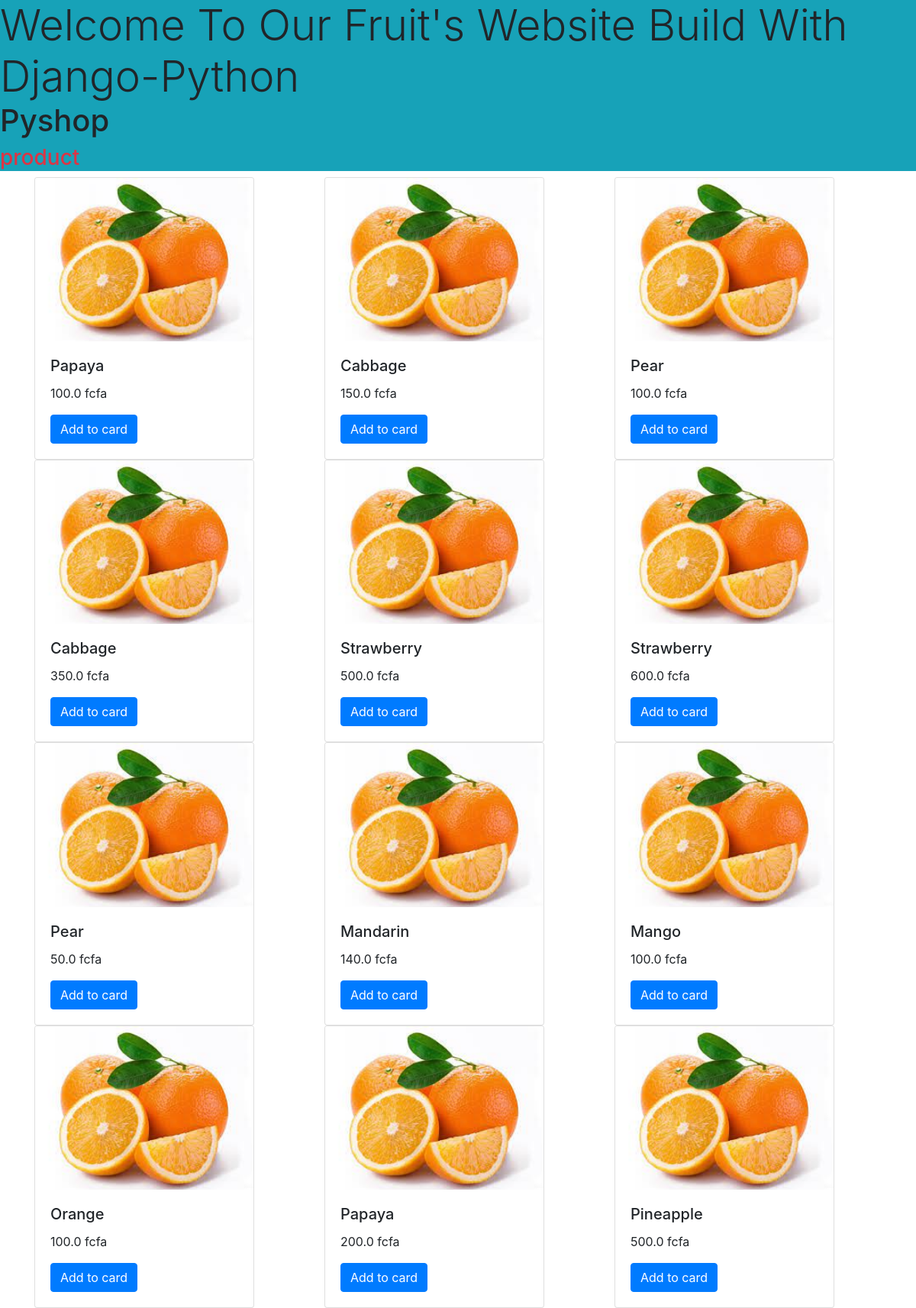
Screenshot of /products/ with the database file from the repository.
### products/models.py (models this page shows, shortened)
class Product(models.Model):
    name = models.CharField(max_length=500)
    price = models.FloatField()
    stock = models.IntegerField()
    image_url = models.CharField(max_length=1000)

### products/views.py (the view)
# urls.py: path('', views.index),
def index(request):
    product = Product.objects.all()
    return render(request, 'index.html', {'produits': product})

### products/templates/index.html
{% extends 'base.html' %}
{% load static %}
{% block content %}
<div class="container">
    <div class="row">
        {% for product in produits %}
         <div class="col">
            <div class="card" style="width: 18rem;">
                <img src="{% static 'images/img10.jpeg' %}" class="card-img-top" alt="...">
                <div class="card-body">
                    <h5 class="card-title">{{ product.name }}</h5>
                    <p class="card-text">{{ product.price }} fcfa</p>
                    <a href="#" class="btn btn-primary">Add to card</a>
                </div>
            </div>
        </div>
    {% endfor %}
    </div>
</div>
{% endblock %}

### products/templates/base.html (shortened to what this page needs)
<!DOCTYPE html>
{% load static %}
<html lang="en">
<head>
    <link rel="stylesheet" href="{% static 'css/bootstrap.min.css' %}">
</head>
<body>
<div class="bg-info">
    <marquee class="display-4 text-capitalize">welcome to our fruit's website build with django-python</marquee>
    <h1> Pyshop</h1>
    <h3 class="text-danger">product</h3>
</div>
<article>{% block content %}{% endblock %}</article>
</body>
</html>

### rows the page displays
Product: name "Papaya", price "100.0"
Product: name "Cabbage", price "150.0"
Product: name "Pear", price "100.0"
Product: name "Cabbage", price "350.0"
Product: name "Strawberry", price "500.0"
Product: name "Strawberry", price "600.0"
Product: name "Pear", price "50.0"
Product: name "Mandarin", price "140.0"
Product: name "Mango", price "100.0"
Product: name "Orange", price "100.0"
Product: name "Papaya", price "200.0"
Product: name "Pineapple", price "500.0"
